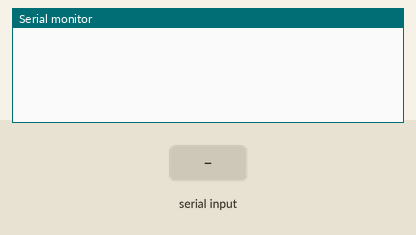
Simulated run of this sketch. Board: ESP32. Parts: the last lines printed to the serial monitor. The test bench sets the inputs (shaded band).

Above: at 1.2 s.
1.3 s: "broadcast\n" received over Serial
At 2.5 s:
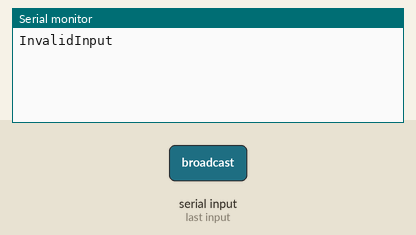
2.8 s: "1\n" received over Serial
At 3.6 s:
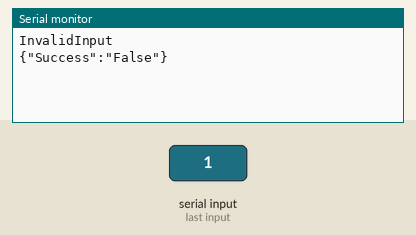

The sketch:

SerialCom.ino
```cpp
#include <HardwareSerial.h>
#include <WiFi.h>
#include "ArduinoJson.h"

void setup() {
  Serial.begin(115200);

  // important?
  while(!Serial) {
  }
}

int status = 0;

void loop() {

  int size_ = 0;
  String payload;

  while ( !Serial.available()  ){
    // Serial.println("here");
  }

  if ( Serial.available() )
    payload = Serial.readStringUntil( '\n' );
  StaticJsonDocument<512> doc;

  DeserializationError error = deserializeJson(doc, payload);

  if (error) {
    Serial.println(error.c_str());
    return;
  }

  if (doc["mode"] == "broadcast") {
     Serial.println("{\"Success\":\"True\"}");
     status = 1;
  }
  else {
      Serial.println("{\"Success\":\"False\"}");
      status = -1;
   }
  delay(20);

}
```

Measured:
- after the input at 1.3 s, the serial monitor: prints a new line at once (image 1)
- after the input at 2.8 s, the serial monitor: prints a new line at once (image 2)
